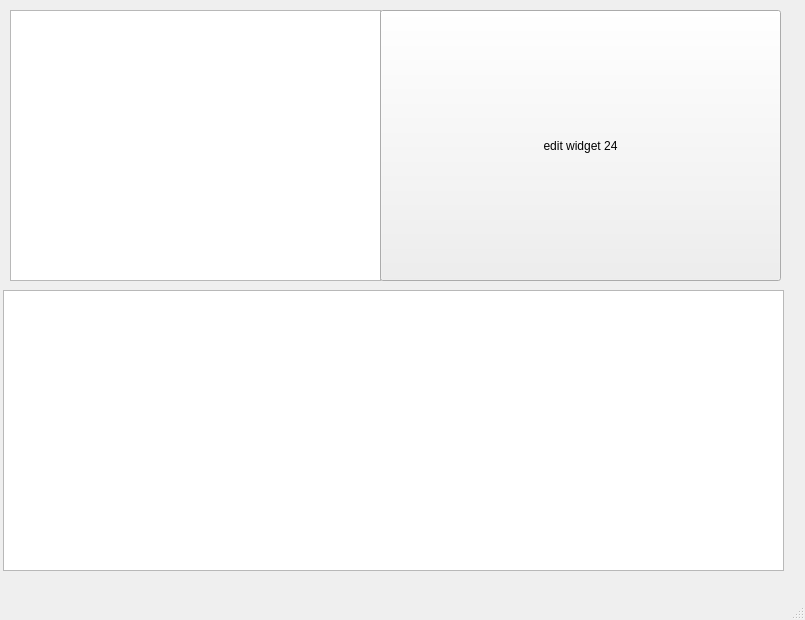
<?xml version="1.0" encoding="UTF-8"?>
<ui version="4.0">
 <class>MainWindow</class>
 <widget class="QMainWindow" name="MainWindow">
  <property name="geometry">
   <rect>
    <x>0</x>
    <y>0</y>
    <width>805</width>
    <height>620</height>
   </rect>
  </property>
  <property name="sizePolicy">
   <sizepolicy hsizetype="Expanding" vsizetype="Expanding">
    <horstretch>0</horstretch>
    <verstretch>0</verstretch>
   </sizepolicy>
  </property>
  <property name="windowTitle">
   <string>MainWindow</string>
  </property>
  <widget class="QWidget" name="centralwidget">
   <property name="sizePolicy">
    <sizepolicy hsizetype="Expanding" vsizetype="Expanding">
     <horstretch>0</horstretch>
     <verstretch>0</verstretch>
    </sizepolicy>
   </property>
   <widget class="CodeEditor" name="textEdit">
    <property name="enabled">
     <bool>true</bool>
    </property>
    <property name="geometry">
     <rect>
      <x>3</x>
      <y>290</y>
      <width>781</width>
      <height>281</height>
     </rect>
    </property>
    <property name="sizePolicy">
     <sizepolicy hsizetype="Expanding" vsizetype="Expanding">
      <horstretch>0</horstretch>
      <verstretch>0</verstretch>
     </sizepolicy>
    </property>
    <property name="layoutDirection">
     <enum>Qt::LeftToRight</enum>
    </property>
    <property name="autoFillBackground">
     <bool>false</bool>
    </property>
   </widget>
   <widget class="QTreeView" name="treeView">
    <property name="geometry">
     <rect>
      <x>10</x>
      <y>10</y>
      <width>371</width>
      <height>271</height>
     </rect>
    </property>
   </widget>
   <widget class="QToolButton" name="toolButton">
    <property name="geometry">
     <rect>
      <x>380</x>
      <y>10</y>
      <width>401</width>
      <height>271</height>
     </rect>
    </property>
    <property name="contextMenuPolicy">
     <enum>Qt::CustomContextMenu</enum>
    </property>
    <property name="text">
     <string>edit widget 24</string>
    </property>
   </widget>
   <widget class="QWidget" name="verticalLayoutWidget">
    <property name="geometry">
     <rect>
      <x>0</x>
      <y>0</y>
      <width>791</width>
      <height>581</height>
     </rect>
    </property>
    <layout class="QVBoxLayout" name="verticalLayout">
     <property name="sizeConstraint">
      <enum>QLayout::SetDefaultConstraint</enum>
     </property>
    </layout>
   </widget>
  </widget>
  <widget class="QMenuBar" name="menubar">
   <property name="geometry">
    <rect>
     <x>0</x>
     <y>0</y>
     <width>805</width>
     <height>22</height>
    </rect>
   </property>
  </widget>
  <widget class="QStatusBar" name="statusbar"/>
 </widget>
 <customwidgets>
  <customwidget>
   <class>CodeEditor</class>
   <extends>QTextEdit</extends>
   <header>codeeditor.h</header>
  </customwidget>
 </customwidgets>
 <resources/>
 <connections/>
</ui>
